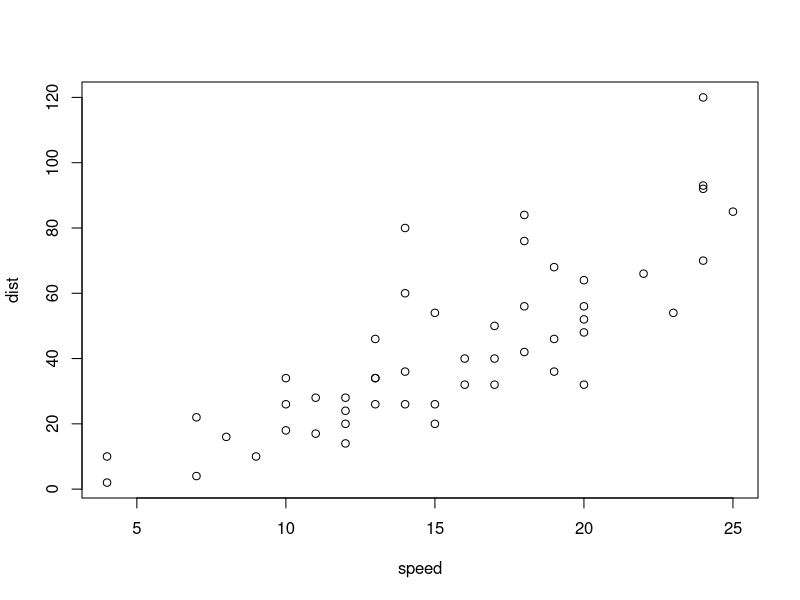
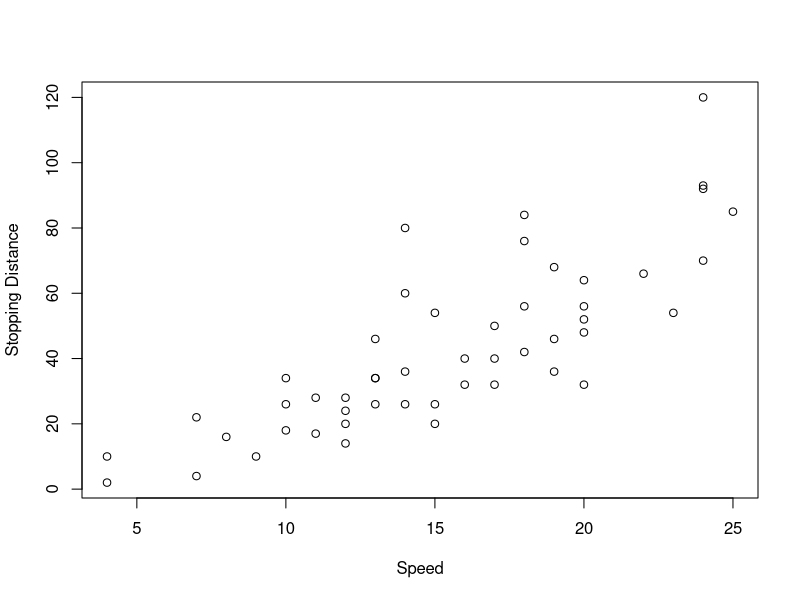
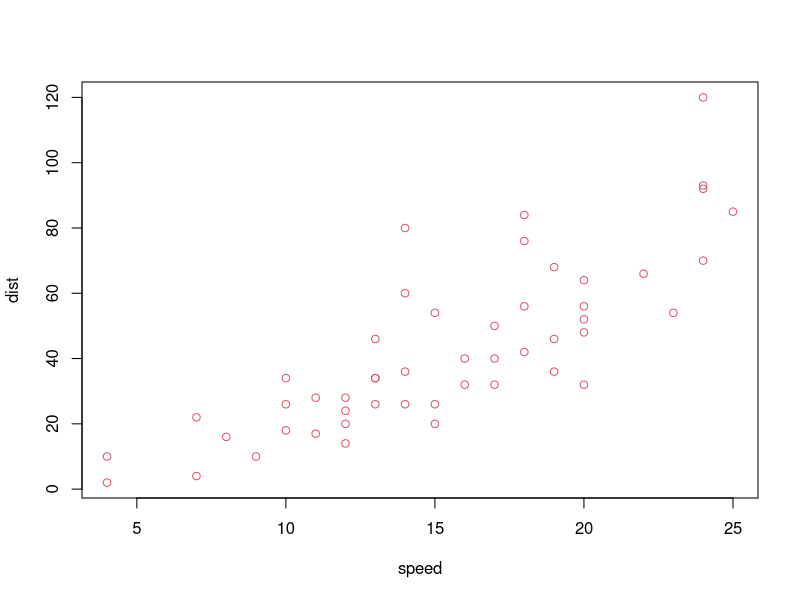
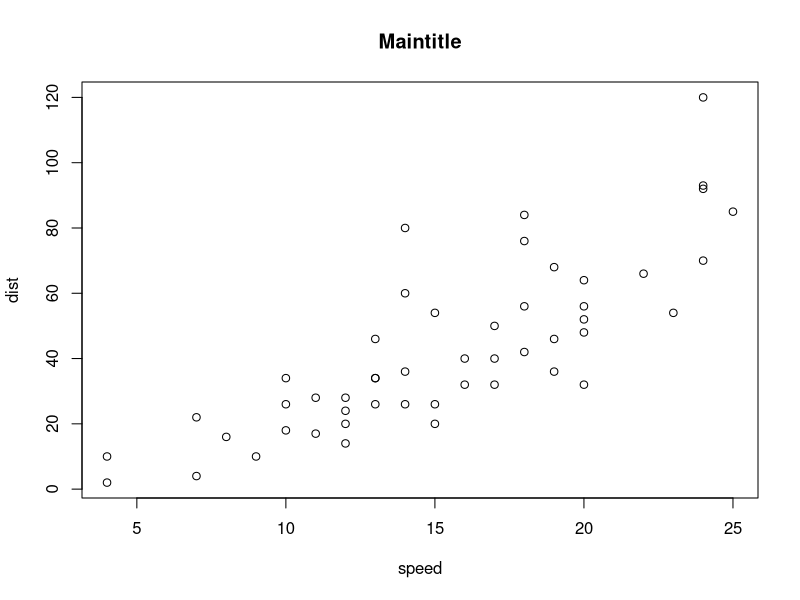
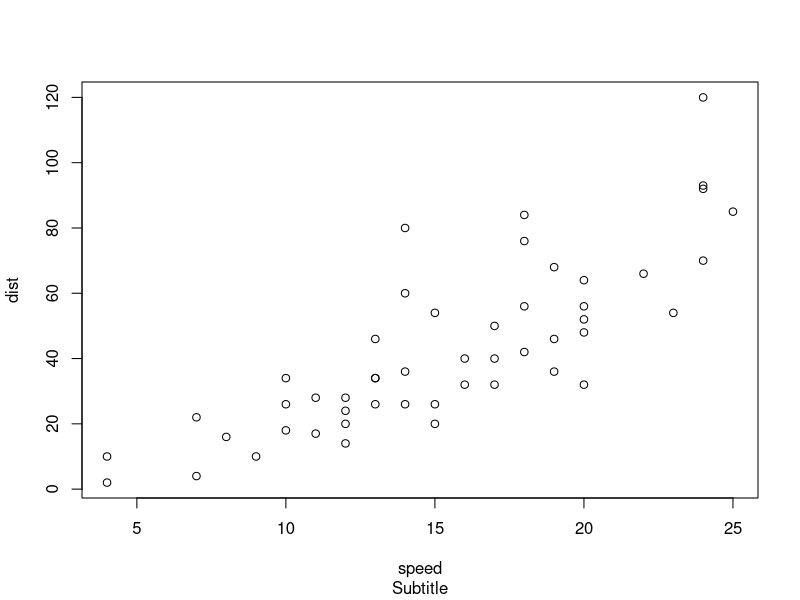
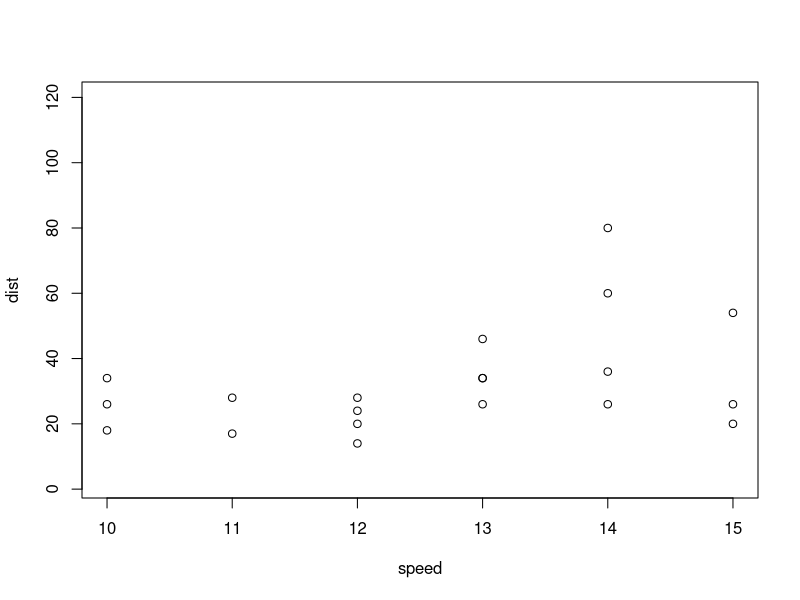
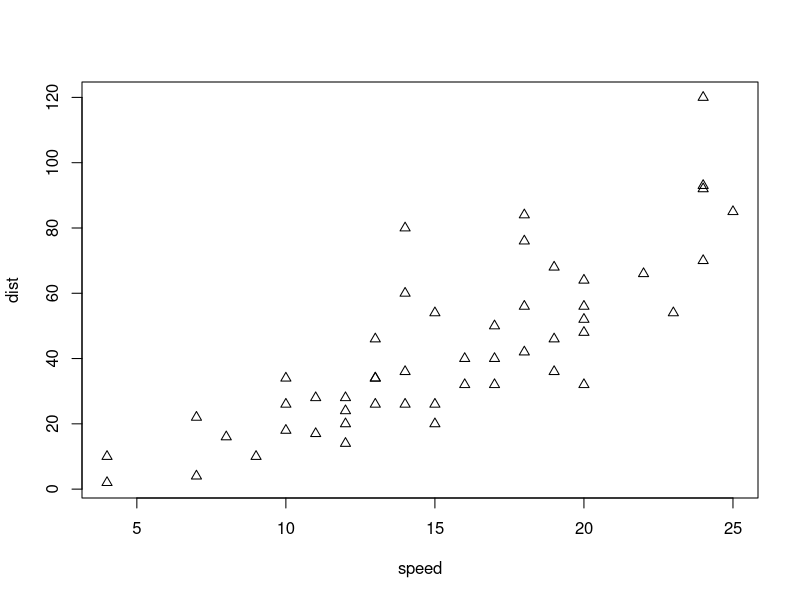
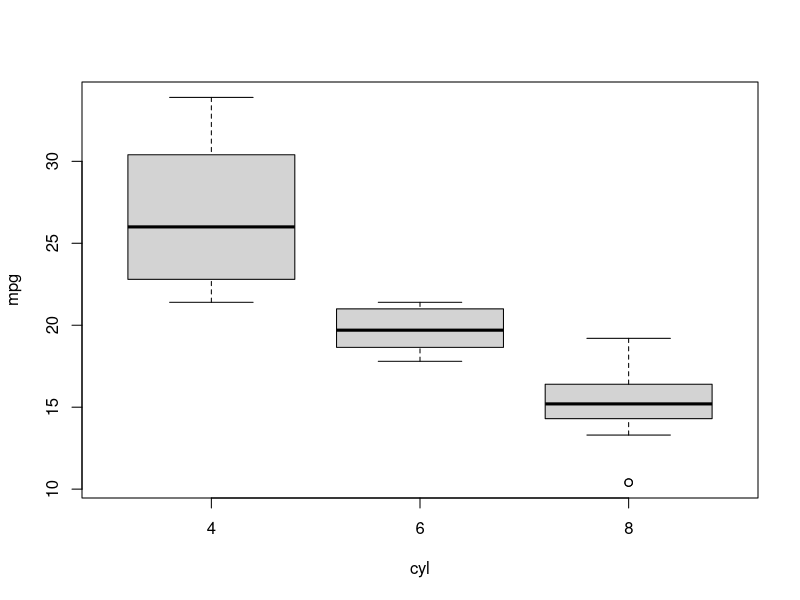

Generate these figures, in order, with R:
data(cars)
plot(cars)
plot(cars, xlab = "Speed", ylab = "Stopping Distance")
plot(cars, col = 2) # red points; see ?par and ?points
plot(cars, main = "Maintitle")
plot(cars, sub = "Subtitle")
plot(cars, xlim = c(10, 15)) # limit x-axis to values between 10 an 15
plot(cars, pch = 2) # triangles instead of points
boxplot(formula = mpg ~ cyl, data = mtcars)
hist(mtcars$mpg)